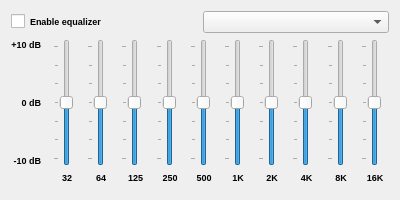
<?xml version="1.0" encoding="UTF-8"?>
<ui version="4.0">
 <class>DialogEqualizer</class>
 <widget class="QDialog" name="DialogEqualizer">
  <property name="windowModality">
   <enum>Qt::WindowModal</enum>
  </property>
  <property name="geometry">
   <rect>
    <x>0</x>
    <y>0</y>
    <width>400</width>
    <height>200</height>
   </rect>
  </property>
  <property name="minimumSize">
   <size>
    <width>400</width>
    <height>150</height>
   </size>
  </property>
  <property name="windowTitle">
   <string>Equalizer</string>
  </property>
  <layout class="QGridLayout" name="gridLayout">
   <item row="0" column="0" colspan="12">
    <layout class="QHBoxLayout" name="horizontalLayout">
     <item>
      <widget class="QCheckBox" name="enableEqualizer">
       <property name="font">
        <font>
         <pointsize>7</pointsize>
         <weight>75</weight>
         <bold>true</bold>
        </font>
       </property>
       <property name="text">
        <string>Enable equalizer</string>
       </property>
      </widget>
     </item>
     <item>
      <widget class="QComboBox" name="listPreset">
       <property name="maxVisibleItems">
        <number>20</number>
       </property>
       <property name="sizeAdjustPolicy">
        <enum>QComboBox::AdjustToContents</enum>
       </property>
      </widget>
     </item>
    </layout>
   </item>
   <item row="1" column="8" rowspan="3">
    <widget class="QSlider" name="slider6">
     <property name="minimum">
      <number>-300</number>
     </property>
     <property name="maximum">
      <number>300</number>
     </property>
     <property name="singleStep">
      <number>50</number>
     </property>
     <property name="pageStep">
      <number>100</number>
     </property>
     <property name="value">
      <number>0</number>
     </property>
     <property name="orientation">
      <enum>Qt::Vertical</enum>
     </property>
     <property name="tickPosition">
      <enum>QSlider::TicksAbove</enum>
     </property>
     <property name="tickInterval">
      <number>100</number>
     </property>
    </widget>
   </item>
   <item row="1" column="3" rowspan="3">
    <widget class="QSlider" name="slider1">
     <property name="minimum">
      <number>-300</number>
     </property>
     <property name="maximum">
      <number>300</number>
     </property>
     <property name="singleStep">
      <number>50</number>
     </property>
     <property name="pageStep">
      <number>100</number>
     </property>
     <property name="value">
      <number>0</number>
     </property>
     <property name="orientation">
      <enum>Qt::Vertical</enum>
     </property>
     <property name="tickPosition">
      <enum>QSlider::TicksAbove</enum>
     </property>
     <property name="tickInterval">
      <number>100</number>
     </property>
    </widget>
   </item>
   <item row="1" column="6" rowspan="3">
    <widget class="QSlider" name="slider4">
     <property name="minimum">
      <number>-300</number>
     </property>
     <property name="maximum">
      <number>300</number>
     </property>
     <property name="singleStep">
      <number>50</number>
     </property>
     <property name="pageStep">
      <number>100</number>
     </property>
     <property name="value">
      <number>0</number>
     </property>
     <property name="orientation">
      <enum>Qt::Vertical</enum>
     </property>
     <property name="tickPosition">
      <enum>QSlider::TicksAbove</enum>
     </property>
     <property name="tickInterval">
      <number>100</number>
     </property>
    </widget>
   </item>
   <item row="1" column="10" rowspan="3">
    <widget class="QSlider" name="slider8">
     <property name="minimum">
      <number>-300</number>
     </property>
     <property name="maximum">
      <number>300</number>
     </property>
     <property name="singleStep">
      <number>50</number>
     </property>
     <property name="pageStep">
      <number>100</number>
     </property>
     <property name="value">
      <number>0</number>
     </property>
     <property name="orientation">
      <enum>Qt::Vertical</enum>
     </property>
     <property name="tickPosition">
      <enum>QSlider::TicksAbove</enum>
     </property>
     <property name="tickInterval">
      <number>100</number>
     </property>
    </widget>
   </item>
   <item row="1" column="4" rowspan="3">
    <widget class="QSlider" name="slider2">
     <property name="minimum">
      <number>-300</number>
     </property>
     <property name="maximum">
      <number>300</number>
     </property>
     <property name="singleStep">
      <number>50</number>
     </property>
     <property name="pageStep">
      <number>100</number>
     </property>
     <property name="value">
      <number>0</number>
     </property>
     <property name="orientation">
      <enum>Qt::Vertical</enum>
     </property>
     <property name="tickPosition">
      <enum>QSlider::TicksAbove</enum>
     </property>
     <property name="tickInterval">
      <number>100</number>
     </property>
    </widget>
   </item>
   <item row="1" column="11" rowspan="3">
    <widget class="QSlider" name="slider9">
     <property name="minimum">
      <number>-300</number>
     </property>
     <property name="maximum">
      <number>300</number>
     </property>
     <property name="singleStep">
      <number>50</number>
     </property>
     <property name="pageStep">
      <number>100</number>
     </property>
     <property name="value">
      <number>0</number>
     </property>
     <property name="orientation">
      <enum>Qt::Vertical</enum>
     </property>
     <property name="tickPosition">
      <enum>QSlider::TicksAbove</enum>
     </property>
     <property name="tickInterval">
      <number>100</number>
     </property>
    </widget>
   </item>
   <item row="1" column="9" rowspan="3">
    <widget class="QSlider" name="slider7">
     <property name="minimum">
      <number>-300</number>
     </property>
     <property name="maximum">
      <number>300</number>
     </property>
     <property name="singleStep">
      <number>50</number>
     </property>
     <property name="pageStep">
      <number>100</number>
     </property>
     <property name="value">
      <number>0</number>
     </property>
     <property name="orientation">
      <enum>Qt::Vertical</enum>
     </property>
     <property name="tickPosition">
      <enum>QSlider::TicksAbove</enum>
     </property>
     <property name="tickInterval">
      <number>100</number>
     </property>
    </widget>
   </item>
   <item row="1" column="5" rowspan="3">
    <widget class="QSlider" name="slider3">
     <property name="minimum">
      <number>-300</number>
     </property>
     <property name="maximum">
      <number>300</number>
     </property>
     <property name="singleStep">
      <number>50</number>
     </property>
     <property name="pageStep">
      <number>100</number>
     </property>
     <property name="value">
      <number>0</number>
     </property>
     <property name="orientation">
      <enum>Qt::Vertical</enum>
     </property>
     <property name="tickPosition">
      <enum>QSlider::TicksAbove</enum>
     </property>
     <property name="tickInterval">
      <number>100</number>
     </property>
    </widget>
   </item>
   <item row="1" column="7" rowspan="3">
    <widget class="QSlider" name="slider5">
     <property name="minimum">
      <number>-300</number>
     </property>
     <property name="maximum">
      <number>300</number>
     </property>
     <property name="singleStep">
      <number>50</number>
     </property>
     <property name="pageStep">
      <number>100</number>
     </property>
     <property name="value">
      <number>0</number>
     </property>
     <property name="orientation">
      <enum>Qt::Vertical</enum>
     </property>
     <property name="tickPosition">
      <enum>QSlider::TicksAbove</enum>
     </property>
     <property name="tickInterval">
      <number>100</number>
     </property>
    </widget>
   </item>
   <item row="1" column="0">
    <widget class="QLabel" name="lbl10p">
     <property name="font">
      <font>
       <pointsize>7</pointsize>
       <weight>75</weight>
       <bold>true</bold>
      </font>
     </property>
     <property name="text">
      <string>+10 dB</string>
     </property>
     <property name="alignment">
      <set>Qt::AlignRight|Qt::AlignTop|Qt::AlignTrailing</set>
     </property>
    </widget>
   </item>
   <item row="1" column="2" rowspan="3">
    <widget class="QSlider" name="slider0">
     <property name="minimum">
      <number>-300</number>
     </property>
     <property name="maximum">
      <number>300</number>
     </property>
     <property name="singleStep">
      <number>50</number>
     </property>
     <property name="pageStep">
      <number>100</number>
     </property>
     <property name="value">
      <number>0</number>
     </property>
     <property name="orientation">
      <enum>Qt::Vertical</enum>
     </property>
     <property name="tickPosition">
      <enum>QSlider::TicksAbove</enum>
     </property>
     <property name="tickInterval">
      <number>100</number>
     </property>
    </widget>
   </item>
   <item row="2" column="0">
    <widget class="QLabel" name="lbl0dB">
     <property name="font">
      <font>
       <pointsize>7</pointsize>
       <weight>75</weight>
       <bold>true</bold>
      </font>
     </property>
     <property name="text">
      <string>0 dB</string>
     </property>
     <property name="alignment">
      <set>Qt::AlignRight|Qt::AlignTrailing|Qt::AlignVCenter</set>
     </property>
    </widget>
   </item>
   <item row="3" column="0">
    <widget class="QLabel" name="lbl10m">
     <property name="font">
      <font>
       <pointsize>7</pointsize>
       <weight>75</weight>
       <bold>true</bold>
      </font>
     </property>
     <property name="text">
      <string>-10 dB</string>
     </property>
     <property name="alignment">
      <set>Qt::AlignBottom|Qt::AlignRight|Qt::AlignTrailing</set>
     </property>
    </widget>
   </item>
   <item row="4" column="6">
    <widget class="QLabel" name="lbl500">
     <property name="sizePolicy">
      <sizepolicy hsizetype="Expanding" vsizetype="Fixed">
       <horstretch>0</horstretch>
       <verstretch>0</verstretch>
      </sizepolicy>
     </property>
     <property name="font">
      <font>
       <pointsize>7</pointsize>
       <weight>75</weight>
       <bold>true</bold>
      </font>
     </property>
     <property name="text">
      <string>500</string>
     </property>
     <property name="alignment">
      <set>Qt::AlignCenter</set>
     </property>
    </widget>
   </item>
   <item row="4" column="7">
    <widget class="QLabel" name="lbl1K">
     <property name="sizePolicy">
      <sizepolicy hsizetype="Expanding" vsizetype="Fixed">
       <horstretch>0</horstretch>
       <verstretch>0</verstretch>
      </sizepolicy>
     </property>
     <property name="font">
      <font>
       <pointsize>7</pointsize>
       <weight>75</weight>
       <bold>true</bold>
      </font>
     </property>
     <property name="text">
      <string>1K</string>
     </property>
     <property name="alignment">
      <set>Qt::AlignCenter</set>
     </property>
    </widget>
   </item>
   <item row="4" column="8">
    <widget class="QLabel" name="lbl2K">
     <property name="sizePolicy">
      <sizepolicy hsizetype="Expanding" vsizetype="Fixed">
       <horstretch>0</horstretch>
       <verstretch>0</verstretch>
      </sizepolicy>
     </property>
     <property name="font">
      <font>
       <pointsize>7</pointsize>
       <weight>75</weight>
       <bold>true</bold>
      </font>
     </property>
     <property name="text">
      <string>2K</string>
     </property>
     <property name="alignment">
      <set>Qt::AlignCenter</set>
     </property>
    </widget>
   </item>
   <item row="4" column="9">
    <widget class="QLabel" name="lbl4K">
     <property name="sizePolicy">
      <sizepolicy hsizetype="Expanding" vsizetype="Fixed">
       <horstretch>0</horstretch>
       <verstretch>0</verstretch>
      </sizepolicy>
     </property>
     <property name="font">
      <font>
       <pointsize>7</pointsize>
       <weight>75</weight>
       <bold>true</bold>
      </font>
     </property>
     <property name="text">
      <string>4K</string>
     </property>
     <property name="alignment">
      <set>Qt::AlignCenter</set>
     </property>
    </widget>
   </item>
   <item row="4" column="10">
    <widget class="QLabel" name="lbl8K">
     <property name="sizePolicy">
      <sizepolicy hsizetype="Expanding" vsizetype="Fixed">
       <horstretch>0</horstretch>
       <verstretch>0</verstretch>
      </sizepolicy>
     </property>
     <property name="font">
      <font>
       <pointsize>7</pointsize>
       <weight>75</weight>
       <bold>true</bold>
      </font>
     </property>
     <property name="text">
      <string>8K</string>
     </property>
     <property name="alignment">
      <set>Qt::AlignCenter</set>
     </property>
    </widget>
   </item>
   <item row="4" column="11">
    <widget class="QLabel" name="lbl16K">
     <property name="sizePolicy">
      <sizepolicy hsizetype="Expanding" vsizetype="Fixed">
       <horstretch>0</horstretch>
       <verstretch>0</verstretch>
      </sizepolicy>
     </property>
     <property name="font">
      <font>
       <pointsize>7</pointsize>
       <weight>75</weight>
       <bold>true</bold>
      </font>
     </property>
     <property name="text">
      <string>16K</string>
     </property>
     <property name="alignment">
      <set>Qt::AlignCenter</set>
     </property>
    </widget>
   </item>
   <item row="4" column="2">
    <widget class="QLabel" name="lbl32">
     <property name="sizePolicy">
      <sizepolicy hsizetype="Expanding" vsizetype="Fixed">
       <horstretch>0</horstretch>
       <verstretch>0</verstretch>
      </sizepolicy>
     </property>
     <property name="font">
      <font>
       <pointsize>7</pointsize>
       <weight>75</weight>
       <bold>true</bold>
      </font>
     </property>
     <property name="text">
      <string>32</string>
     </property>
     <property name="alignment">
      <set>Qt::AlignCenter</set>
     </property>
    </widget>
   </item>
   <item row="4" column="3">
    <widget class="QLabel" name="lbl64">
     <property name="sizePolicy">
      <sizepolicy hsizetype="Expanding" vsizetype="Fixed">
       <horstretch>0</horstretch>
       <verstretch>0</verstretch>
      </sizepolicy>
     </property>
     <property name="font">
      <font>
       <pointsize>7</pointsize>
       <weight>75</weight>
       <bold>true</bold>
      </font>
     </property>
     <property name="text">
      <string>64</string>
     </property>
     <property name="alignment">
      <set>Qt::AlignCenter</set>
     </property>
    </widget>
   </item>
   <item row="4" column="4">
    <widget class="QLabel" name="lbl125">
     <property name="sizePolicy">
      <sizepolicy hsizetype="Expanding" vsizetype="Fixed">
       <horstretch>0</horstretch>
       <verstretch>0</verstretch>
      </sizepolicy>
     </property>
     <property name="font">
      <font>
       <pointsize>7</pointsize>
       <weight>75</weight>
       <bold>true</bold>
      </font>
     </property>
     <property name="text">
      <string>125</string>
     </property>
     <property name="alignment">
      <set>Qt::AlignCenter</set>
     </property>
    </widget>
   </item>
   <item row="4" column="5">
    <widget class="QLabel" name="lbl250">
     <property name="sizePolicy">
      <sizepolicy hsizetype="Expanding" vsizetype="Fixed">
       <horstretch>0</horstretch>
       <verstretch>0</verstretch>
      </sizepolicy>
     </property>
     <property name="font">
      <font>
       <pointsize>7</pointsize>
       <weight>75</weight>
       <bold>true</bold>
      </font>
     </property>
     <property name="text">
      <string>250</string>
     </property>
     <property name="alignment">
      <set>Qt::AlignCenter</set>
     </property>
    </widget>
   </item>
   <item row="5" column="0" colspan="12">
    <widget class="QDialogButtonBox" name="buttonBox">
     <property name="standardButtons">
      <set>QDialogButtonBox::NoButton</set>
     </property>
    </widget>
   </item>
  </layout>
 </widget>
 <tabstops>
  <tabstop>slider0</tabstop>
  <tabstop>slider1</tabstop>
  <tabstop>slider2</tabstop>
  <tabstop>slider3</tabstop>
  <tabstop>slider4</tabstop>
  <tabstop>slider5</tabstop>
  <tabstop>slider6</tabstop>
  <tabstop>slider7</tabstop>
  <tabstop>slider8</tabstop>
  <tabstop>slider9</tabstop>
  <tabstop>buttonBox</tabstop>
 </tabstops>
 <resources/>
 <connections/>
</ui>
